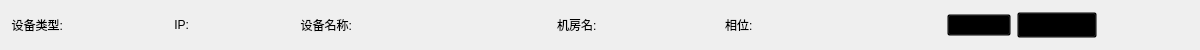
    <widget class="QWidget" name="widget_13" native="true">
     <property name="minimumSize">
      <size>
       <width>0</width>
       <height>50</height>
      </size>
     </property>
     <property name="maximumSize">
      <size>
       <width>16777215</width>
       <height>50</height>
      </size>
     </property>
     <property name="styleSheet">
      <string notr="true"/>
     </property>
     <layout class="QHBoxLayout" name="horizontalLayout">
      <item>
       <widget class="QLabel" name="label">
        <property name="text">
         <string>设备类型:</string>
        </property>
        <property name="alignment">
         <set>Qt::AlignRight|Qt::AlignTrailing|Qt::AlignVCenter</set>
        </property>
       </widget>
      </item>
      <item>
       <widget class="QLabel" name="typeLab">
        <property name="maximumSize">
         <size>
          <width>134</width>
          <height>16777215</height>
         </size>
        </property>
        <property name="text">
         <string/>
        </property>
       </widget>
      </item>
      <item>
       <spacer name="horizontalSpacer_42">
        <property name="orientation">
         <enum>Qt::Horizontal</enum>
        </property>
        <property name="sizeHint" stdset="0">
         <size>
          <width>92</width>
          <height>20</height>
         </size>
        </property>
       </spacer>
      </item>
      <item>
       <widget class="QLabel" name="label_3">
        <property name="text">
         <string>IP:</string>
        </property>
        <property name="alignment">
         <set>Qt::AlignRight|Qt::AlignTrailing|Qt::AlignVCenter</set>
        </property>
       </widget>
      </item>
      <item>
       <widget class="QLabel" name="ipLab">
        <property name="text">
         <string/>
        </property>
       </widget>
      </item>
      <item>
       <spacer name="horizontalSpacer_43">
        <property name="orientation">
         <enum>Qt::Horizontal</enum>
        </property>
        <property name="sizeHint" stdset="0">
         <size>
          <width>92</width>
          <height>20</height>
         </size>
        </property>
       </spacer>
      </item>
      <item>
       <widget class="QLabel" name="label_5">
        <property name="text">
         <string>设备名称:</string>
        </property>
        <property name="alignment">
         <set>Qt::AlignRight|Qt::AlignTrailing|Qt::AlignVCenter</set>
        </property>
       </widget>
      </item>
      <item>
       <widget class="QLabel" name="nameLab">
        <property name="minimumSize">
         <size>
          <width>100</width>
          <height>0</height>
         </size>
        </property>
        <property name="text">
         <string/>
        </property>
       </widget>
      </item>
      <item>
       <spacer name="horizontalSpacer_44">
        <property name="orientation">
         <enum>Qt::Horizontal</enum>
        </property>
        <property name="sizeHint" stdset="0">
         <size>
          <width>93</width>
          <height>20</height>
         </size>
        </property>
       </spacer>
      </item>
      <item>
       <widget class="QLabel" name="roomLab">
        <property name="text">
         <string>机房名:</string>
        </property>
       </widget>
      </item>
      <item>
       <widget class="QLabel" name="nameLab_2">
        <property name="minimumSize">
         <size>
          <width>24</width>
          <height>0</height>
         </size>
        </property>
        <property name="text">
         <string/>
        </property>
       </widget>
      </item>
      <item>
       <spacer name="horizontalSpacer_45">
        <property name="orientation">
         <enum>Qt::Horizontal</enum>
        </property>
        <property name="sizeHint" stdset="0">
         <size>
          <width>92</width>
          <height>20</height>
         </size>
        </property>
       </spacer>
      </item>
      <item>
       <widget class="QLabel" name="roomLab_2">
        <property name="text">
         <string>相位:</string>
        </property>
       </widget>
      </item>
      <item>
       <widget class="QLabel" name="nameLab_3">
        <property name="minimumSize">
         <size>
          <width>100</width>
          <height>0</height>
         </size>
        </property>
        <property name="text">
         <string/>
        </property>
       </widget>
      </item>
      <item>
       <spacer name="horizontalSpacer_46">
        <property name="orientation">
         <enum>Qt::Horizontal</enum>
        </property>
        <property name="sizeHint" stdset="0">
         <size>
          <width>82</width>
          <height>20</height>
         </size>
        </property>
       </spacer>
      </item>
      <item>
       <widget class="QComboBox" name="comboBox">
        <property name="maximumSize">
         <size>
          <width>80</width>
          <height>16777215</height>
         </size>
        </property>
        <property name="styleSheet">
         <string notr="true">background-color: transparent;</string>
        </property>
        <property name="insertPolicy">
         <enum>QComboBox::InsertAtBottom</enum>
        </property>
        <item>
         <property name="text">
          <string>Line 1</string>
         </property>
        </item>
        <item>
         <property name="text">
          <string>Line 2</string>
         </property>
        </item>
        <item>
         <property name="text">
          <string>Line 3</string>
         </property>
        </item>
       </widget>
      </item>
      <item>
       <widget class="QPushButton" name="webBtn">
        <property name="maximumSize">
         <size>
          <width>119</width>
          <height>16777215</height>
         </size>
        </property>
        <property name="styleSheet">
         <string notr="true">QPushButton{background-color:transparent;}
 QPushButton:hover{background-color:rgb(91, 237, 238);}
 QPushButton:pressed{background-color:rgb(143, 185, 181);}</string>
        </property>
        <property name="text">
         <string>网页登陆</string>
        </property>
       </widget>
      </item>
      <item>
       <spacer name="horizontalSpacer_41">
        <property name="orientation">
         <enum>Qt::Horizontal</enum>
        </property>
        <property name="sizeHint" stdset="0">
         <size>
          <width>92</width>
          <height>20</height>
         </size>
        </property>
       </spacer>
      </item>
     </layout>
    </widget>
